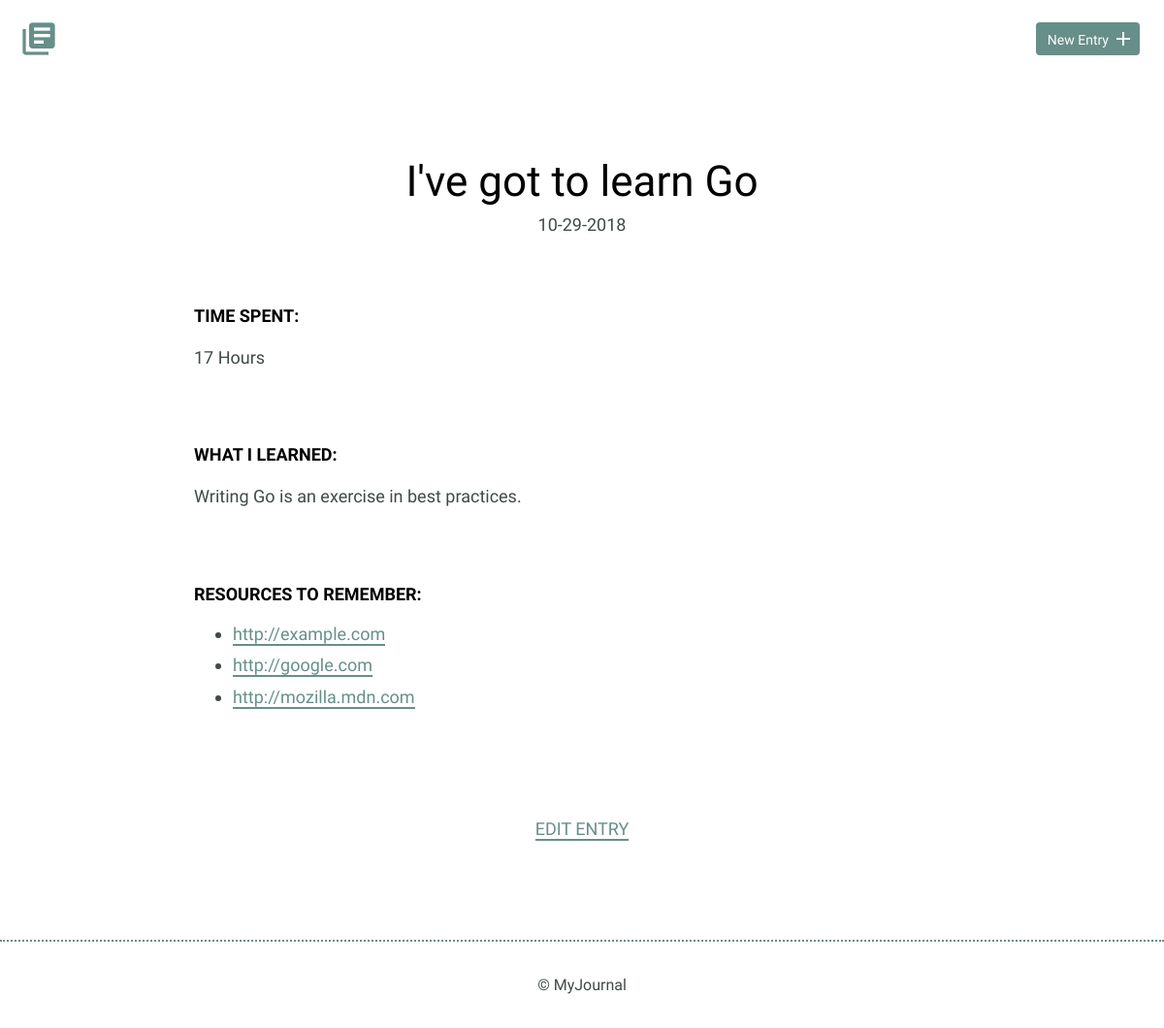
Screenshot of /entries/4 with the database file from the repository.
### journal/models.py (models this page shows)
class Entry(Model):
    title = CharField(unique=True)
    date = DateField(default=datetime.date.today, formats='%m-%d-%Y')
    time_spent = IntegerField()
    notes = TextField()
    resources = CharField()
    class Meta:
        database = db

### journal/journal.py (the view)
@app.route("/entries/<slug>")
def details(slug=None):
    entry = GET_ENTRY(entry_id=slug)
    return render_template('detail.html', entry=entry)

### journal/journal.py (called while the page is built)
@app.before_request
def before_request():
    g.db ,_ = initialize(
        database=SqliteDatabase(app.config['DATABASE']),
        seed_db=app.config['SEED_DB']
    )

@app.after_request
def after_request(response):
    g.db.close()
    return response

### journal/models.py (called while the page is built)
def GET_ENTRY(entry_id):
    return Entry.get_by_id(entry_id)

def initialize(database=None, seed_db=False):
    entries = None
    if not database:
        database = db
        database.connect()
    else:
        database.connect()
        database.bind([Entry])
    database.create_tables([Entry], safe=True)
    if seed_db:
        entries = seed()
    return database, entries

### journal/templates/detail.html (shortened to what this page needs)
{% extends "layout.html" %}
{% block content %}
    <div class="container">
        <div class="entry-list single">
            <article>
                <h1>{{ entry.title }}</h1>
                <time datetime="{{ entry.date }}">{{ entry.date }}</time>
                <div class="entry">
                    <h3>Time Spent: </h3>
                    <p>{{ entry.time_spent }} Hours</p>
                </div>
                <div class="entry">
                    <h3>What I Learned:</h3>
                    <p>{{ entry.notes }}</p>
                </div>
                <div class="entry">
                    <h3>Resources to Remember:</h3>
                    <ul>
                        {% for resource in entry.resources.split(',') %}
                        <li><a href="{{ resource }}">{{ resource }}</a></li>
                        {% endfor %}
                    </ul>
                </div>
            </article>
        </div>
    </div>
    <div class="edit">
        <p><a href="/entries/edit/{{ entry.id }}.html">Edit Entry</a></p>
    </div>
{% endblock %}

### journal/static/css/site.css (style rules this page uses)
body { font-size: 16px; color: #404a49; font-family: 'Cousine', serif; font-weight: 400; }
.container { margin: 0 auto; padding: 0 25px; }
h1, h2, h3 { margin: 0; font-weight: 400; line-height: 1em; color: #000; }
h1 { font-size: 44px; margin-bottom: 12px; }
h3 { font-size: 18px; font-family: 'Work Sans', serif; font-weight: 600; text-transform: uppercase; }
p { line-height: 1.8em; font-size: 18px; }
p a { border-bottom: 2px solid #678f89; padding: 0; color: #678f89; text-decoration: none; }
ul li { line-height: 1.8em; font-size: 18px; }
ul li a { border-bottom: 2px solid #678f89; line-height: 1.8em; color: #678f89; text-decoration: none; }
.entry-list, .edit-entry, .new-entry { max-width: 800px; margin: 0 auto; padding: 70px 0 150px 0; }
.entry-list article { margin-bottom: 70px; text-align: center; }
.entry-list article:last-child { margin-bottom: 0; }
.entry-list.single { padding-bottom: 70px; }
.entry-list.single time { font-size: 18px; }
.entry { max-width: 800px; margin: 75px auto 0 auto; text-align: left; }
.entry p { margin-bottom: 40px; }
.edit { padding-bottom: 80px; text-align: center; margin: 0 auto; }
.edit a { font-weight: 400; text-transform: uppercase; font-size: 18px; }

### rows the page displays
Entry: title "I've got to learn Go", date "10-29-2018", time_spent "17", notes "Writing Go is an exercise in best practices."

### other values shown
{{ resource }} "http://example.com" "http://google.com" "http://mozilla.mdn.com"
